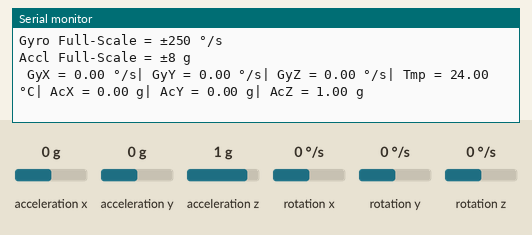
This sketch was run on a simulated Arduino Uno, built with avr-gcc and run on an emulated ATmega328P. Parts: the last lines printed to the serial monitor. Wiring (inferred from the names in the program): MPU-6050 motion sensor at I2C address 0x68. The test bench sets the inputs (shaded band); at power-on: acceleration x 0 g, acceleration y 0 g, acceleration z 1 g, rotation x 0 °/s, rotation y 0 °/s, rotation z 0 °/s.

Above: at 6.0 s.
6.1 s: acceleration x set to -1.4 g
At 11.9 s:
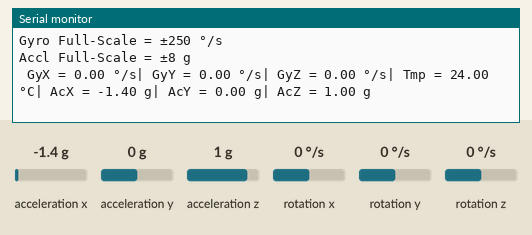
12.3 s: acceleration y set to -1.4 g
At 16.9 s:
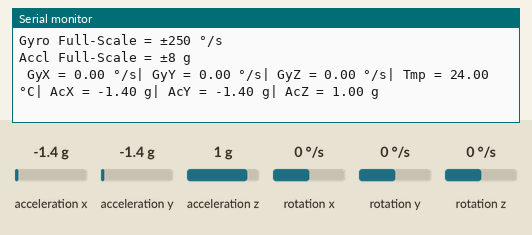
18.5 s: acceleration z set to -1.4 g
At 22.0 s:
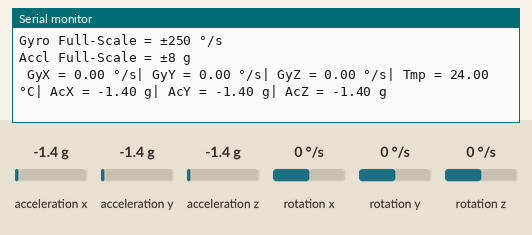
24.7 s: rotation x set to -192 °/s
At 26.1 s:
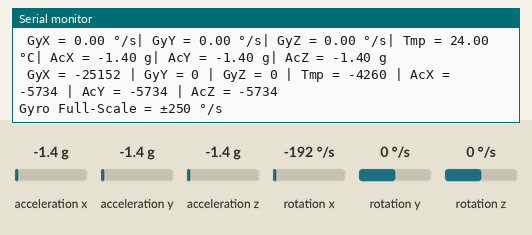
30.9 s: rotation y set to -192 °/s
At 31.8 s:
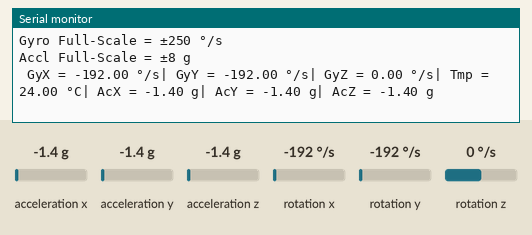

Measured:
- after the input at 6.1 s, the serial monitor: prints a new line after 4.3 s (image 1)
- after the input at 12.3 s, the serial monitor: prints a new line after 3.3 s (image 2)
- after the input at 18.5 s, the serial monitor: prints a new line after 2.3 s (image 3)
- after the input at 24.7 s, the serial monitor: prints a new line after 1.3 s (image 4)
- after the input at 30.9 s, the serial monitor: prints a new line after 0.31 s (image 5)

The sketch:

sketch_aug29a.ino
```cpp
#include "Wire.h"

const uint8_t MPU_addr = 0x68; // I2C address of the MPU-6050

const float MPU_GYRO_250_SCALE = 131.0;
const float MPU_GYRO_500_SCALE = 65.5;
const float MPU_GYRO_1000_SCALE = 32.8;
const float MPU_GYRO_2000_SCALE = 16.4;
const float MPU_ACCL_2_SCALE = 16384.0;
const float MPU_ACCL_4_SCALE = 8192.0;
const float MPU_ACCL_8_SCALE = 4096.0;
const float MPU_ACCL_16_SCALE = 2048.0;

struct rawdata {
  int16_t AcX;
  int16_t AcY;
  int16_t AcZ;
  int16_t Tmp;
  int16_t GyX;
  int16_t GyY;
  int16_t GyZ;
};

struct scaleddata {
  float AcX;
  float AcY;
  float AcZ;
  float Tmp;
  float GyX;
  float GyY;
  float GyZ;
};

bool checkI2c(byte addr);
void mpu6050Begin(byte addr);
rawdata mpu6050Read(byte addr, bool Debug);
void setMPU6050scales(byte addr, uint8_t Gyro, uint8_t Accl);
void getMPU6050scales(byte addr, uint8_t &Gyro, uint8_t &Accl);
scaleddata convertRawToScaled(byte addr, rawdata data_in, bool Debug);

void setup() {
  Wire.begin();
  Serial.begin(9600);
  mpu6050Begin(MPU_addr);
}

void loop() {
  rawdata next_sample;
  setMPU6050scales(MPU_addr, 0b00000000, 0b00010000);
  next_sample = mpu6050Read(MPU_addr, true);
  convertRawToScaled(MPU_addr, next_sample, true);

  delay(5000); // Wait 5 seconds and scan again
}


void mpu6050Begin(byte addr) {
  // This function initializes the MPU-6050 IMU Sensor
  // It verifys the address is correct and wakes up the
  // MPU.
  if (checkI2c(addr)) {
    Wire.beginTransmission(MPU_addr);
    Wire.write(0x6B); // PWR_MGMT_1 register
    Wire.write(0); // set to zero (wakes up the MPU-6050)
    Wire.endTransmission(true);

    delay(30); // Ensure gyro has enough time to power up
  }
}

rawdata mpu6050Read(byte addr, bool Debug) {
  // This function reads the raw 16-bit data values from
  // the MPU-6050

  rawdata values;

  Wire.beginTransmission(addr);
  Wire.write(0x3B); // starting with register 0x3B (ACCEL_XOUT_H)
  Wire.endTransmission(false);
  Wire.requestFrom(addr, 14, true); // request a total of 14 registers
  values.AcX = Wire.read() << 8 | Wire.read(); // 0x3B (ACCEL_XOUT_H) & 0x3C (ACCEL_XOUT_L)
  values.AcY = Wire.read() << 8 | Wire.read(); // 0x3D (ACCEL_YOUT_H) & 0x3E (ACCEL_YOUT_L)
  values.AcZ = Wire.read() << 8 | Wire.read(); // 0x3F (ACCEL_ZOUT_H) & 0x40 (ACCEL_ZOUT_L)
  values.Tmp = Wire.read() << 8 | Wire.read(); // 0x41 (TEMP_OUT_H) & 0x42 (TEMP_OUT_L)
  values.GyX = Wire.read() << 8 | Wire.read(); // 0x43 (GYRO_XOUT_H) & 0x44 (GYRO_XOUT_L)
  values.GyY = Wire.read() << 8 | Wire.read(); // 0x45 (GYRO_YOUT_H) & 0x46 (GYRO_YOUT_L)
  values.GyZ = Wire.read() << 8 | Wire.read(); // 0x47 (GYRO_ZOUT_H) & 0x48 (GYRO_ZOUT_L)

  if (Debug) {
    Serial.print(" GyX = "); Serial.print(values.GyX);
    Serial.print(" | GyY = "); Serial.print(values.GyY);
    Serial.print(" | GyZ = "); Serial.print(values.GyZ);
    Serial.print(" | Tmp = "); Serial.print(values.Tmp);
    Serial.print(" | AcX = "); Serial.print(values.AcX);
    Serial.print(" | AcY = "); Serial.print(values.AcY);
    Serial.print(" | AcZ = "); Serial.println(values.AcZ);
  }

  return values;
}


bool checkI2c(byte addr) {
  // We are using the return value of
  // the Write.endTransmisstion to see if
  // a device did acknowledge to the address.
  Serial.println(" ");
  Wire.beginTransmission(addr);

  if (Wire.endTransmission() == 0)
  {
    Serial.print(" Device Found at 0x");
    Serial.println(addr, HEX);
    return true;
  }
  else
  {
    Serial.print(" No Device Found at 0x");
    Serial.println(addr, HEX);
    return false;
  }
}

void setMPU6050scales(byte addr, uint8_t Gyro, uint8_t Accl) {
  Wire.beginTransmission(addr);
  Wire.write(0x1B); // write to register starting at 0x1B
  Wire.write(Gyro); // Self Tests Off and set Gyro FS to 250
  Wire.write(Accl); // Self Tests Off and set Accl FS to 8g
  Wire.endTransmission(true);
}

void getMPU6050scales(byte addr, uint8_t &Gyro, uint8_t &Accl) {
  Wire.beginTransmission(addr);
  Wire.write(0x1B); // starting with register 0x3B (ACCEL_XOUT_H)
  Wire.endTransmission(false);
  Wire.requestFrom(addr, 2, true); // request a total of 14 registers
  Gyro = (Wire.read() & (bit(3) | bit(4))) >> 3;
  Accl = (Wire.read() & (bit(3) | bit(4))) >> 3;
}

scaleddata convertRawToScaled(byte addr, rawdata data_in, bool Debug) {

  scaleddata values;
  float scale_value = 0.0;
  byte Gyro, Accl;

  getMPU6050scales(MPU_addr, Gyro, Accl);

  if (Debug) {
    Serial.print("Gyro Full-Scale = ");
  }

  switch (Gyro) {
    case 0:
      scale_value = MPU_GYRO_250_SCALE;
      if (Debug) {
        Serial.println("±250 °/s");
      }
      break;
    case 1:
      scale_value = MPU_GYRO_500_SCALE;
      if (Debug) {
        Serial.println("±500 °/s");
      }
      break;
    case 2:
      scale_value = MPU_GYRO_1000_SCALE;
      if (Debug) {
        Serial.println("±1000 °/s");
      }
      break;
    case 3:
      scale_value = MPU_GYRO_2000_SCALE;
      if (Debug) {
        Serial.println("±2000 °/s");
      }
      break;
    default:
      break;
  }

  values.GyX = (float) data_in.GyX / scale_value;
  values.GyY = (float) data_in.GyY / scale_value;
  values.GyZ = (float) data_in.GyZ / scale_value;

  scale_value = 0.0;
  if (Debug) {
    Serial.print("Accl Full-Scale = ");
  }
  switch (Accl) {
    case 0:
      scale_value = MPU_ACCL_2_SCALE;
      if (Debug) {
        Serial.println("±2 g");
      }
      break;
    case 1:
      scale_value = MPU_ACCL_4_SCALE;
      if (Debug) {
        Serial.println("±4 g");
      }
      break;
    case 2:
      scale_value = MPU_ACCL_8_SCALE;
      if (Debug) {
        Serial.println("±8 g");
      }
      break;
    case 3:
      scale_value = MPU_ACCL_16_SCALE;
      if (Debug) {
        Serial.println("±16 g");
      }
      break;
    default:
      break;
  }
  values.AcX = (float) data_in.AcX / scale_value;
  values.AcY = (float) data_in.AcY / scale_value;
  values.AcZ = (float) data_in.AcZ / scale_value;


  values.Tmp = (float) data_in.Tmp / 340.0 + 36.53;

  if (Debug) {
    Serial.print(" GyX = "); Serial.print(values.GyX);
    Serial.print(" °/s| GyY = "); Serial.print(values.GyY);
    Serial.print(" °/s| GyZ = "); Serial.print(values.GyZ);
    Serial.print(" °/s| Tmp = "); Serial.print(values.Tmp);
    Serial.print(" °C| AcX = "); Serial.print(values.AcX);
    Serial.print(" g| AcY = "); Serial.print(values.AcY);
    Serial.print(" g| AcZ = "); Serial.print(values.AcZ); Serial.println(" g");
  }

  return values;
}
```
